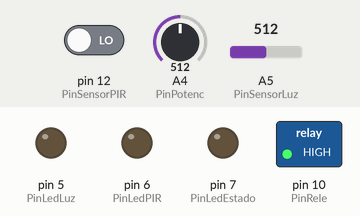
Simulated run of this sketch. Board: Arduino Uno, built with avr-gcc and run on an emulated ATmega328P. Parts: switched loads named in the sketch (green lamp = pin HIGH), output pins drawn as LEDs (lit = HIGH). The inputs (shaded band) are chosen by the test bench; at power-on: A5 (PinSensorLuz) = 512, pin 12 (PinSensorPIR) LOW, A4 (PinPotenc) = 512. EEPROM starts erased.

Above: at 1.2 s.
1.3 s: A5 (PinSensorLuz) set to 520
At 1.6 s:
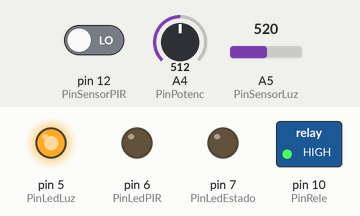
2.8 s: pin 12 (PinSensorPIR) driven HIGH
At 4.0 s:
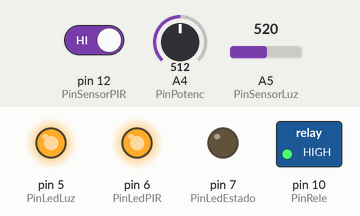
4.3 s: A4 (PinPotenc) set to 537
At 5.1 s:
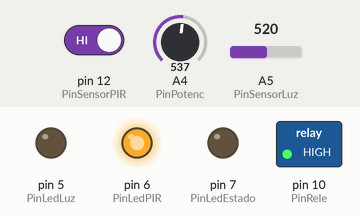
5.8 s: A4 (PinPotenc) set to 511
At 6.3 s:
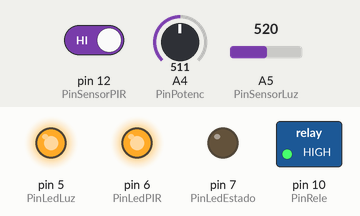
7.3 s: A4 (PinPotenc) set to 716
At 8.6 s:
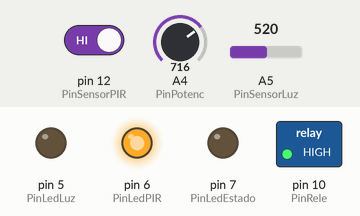
Timing chart, 0 to 9.8 s (numbered marks = the images above; inputs shaded):
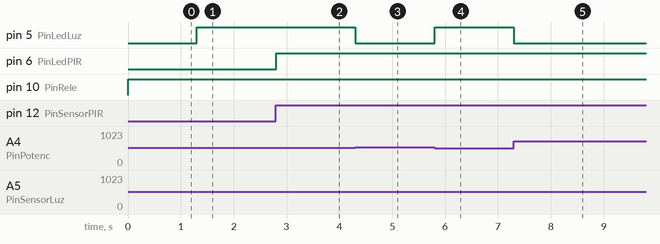

The sketch:

projeto_sistema_de_seguran_a3.ino
```cpp
#include <EEPROM.h>

#define PinSensorLuz A5
#define PinSensorPIR 12
#define PinPotenc    A4
#define PinRele      10
#define PinLedEstado  7
#define PinLedPIR     6
#define PinLedLuz     5

bool automatico;

void setup(){
  pinMode(PinSensorPIR, INPUT);
  pinMode(PinSensorLuz, INPUT);
  pinMode(PinPotenc   , INPUT);


  pinMode(PinRele     , OUTPUT);
  pinMode(PinLedEstado, OUTPUT);
  pinMode(PinLedPIR   , OUTPUT);
  pinMode(PinLedLuz   , OUTPUT);


  automatico = iniciaEstado();
}

void loop(){
  digitalWrite(PinLedLuz,estaEscuro());
  digitalWrite(PinLedPIR,temGente());
  digitalWrite(PinLedEstado,automatico);


  if (automatico){
    if (temGente && estaEscuro()){
      ligarLampada(true,PinRele);
      }else{
        desligaLampada();

    }
   }else{
      ligarLampada();

 }
}

bool estaEscuro(){
  int valorSensor = analogRead(PinSensorLuz);
  int valorPotenc = analogRead(PinPotenc);
  return (valorSensor > valorPotenc);
}

bool temGente(){
  return(digitalRead(PinSensorPIR));

}
void ligarLampada(){
  digitalWrite(PinRele,HIGH);
}

void ligarLampada(bool estado){
  digitalWrite(PinRele,estado);
}

void ligarLampada(bool estado, int porta){
  digitalWrite(porta,estado);
}

void desligaLampada(){
 digitalWrite(PinRele,LOW);
}


bool iniciaEstado(){

  bool gravado = EEPROM.read(0);
  EEPROM.write(0,!gravado);
  return !gravado;
}
```

Measured:
- the behaviour switches between 512 and 513 on A5 (PinSensorLuz) (found by bisection; images 0 and 1)
- the behaviour switches between 519 and 520 on A4 (PinPotenc) (found by bisection; images 2 and 3)
- after the input at 1.3 s, pin 5 (PinLedLuz): LOW → HIGH at once
- after the input at 2.8 s, pin 6 (PinLedPIR): LOW → HIGH at once
- after the input at 4.3 s, pin 5 (PinLedLuz): HIGH → LOW at once
- after the input at 5.8 s, pin 5 (PinLedLuz): LOW → HIGH at once
- after the input at 7.3 s, pin 5 (PinLedLuz): HIGH → LOW at once
